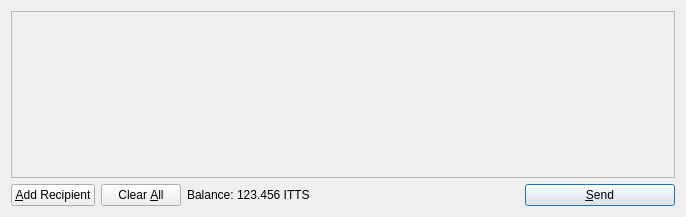
<?xml version="1.0" encoding="UTF-8"?>
<ui version="4.0">
 <class>SendCoinsDialog</class>
 <widget class="QDialog" name="SendCoinsDialog">
  <property name="geometry">
   <rect>
    <x>0</x>
    <y>0</y>
    <width>686</width>
    <height>217</height>
   </rect>
  </property>
  <property name="windowTitle">
   <string>Send Coins</string>
  </property>
  <layout class="QVBoxLayout" name="verticalLayout">
   <item>
    <widget class="QScrollArea" name="scrollArea">
     <property name="widgetResizable">
      <bool>true</bool>
     </property>
     <widget class="QWidget" name="scrollAreaWidgetContents">
      <property name="geometry">
       <rect>
        <x>0</x>
        <y>0</y>
        <width>666</width>
        <height>165</height>
       </rect>
      </property>
      <layout class="QVBoxLayout" name="verticalLayout_2">
       <property name="margin">
        <number>0</number>
       </property>
       <item>
        <layout class="QVBoxLayout" name="entries">
         <property name="spacing">
          <number>6</number>
         </property>
        </layout>
       </item>
       <item>
        <spacer name="verticalSpacer">
         <property name="orientation">
          <enum>Qt::Vertical</enum>
         </property>
         <property name="sizeHint" stdset="0">
          <size>
           <width>20</width>
           <height>40</height>
          </size>
         </property>
        </spacer>
       </item>
      </layout>
     </widget>
    </widget>
   </item>
   <item>
    <layout class="QHBoxLayout" name="horizontalLayout">
     <item>
      <widget class="QPushButton" name="addButton">
       <property name="toolTip">
        <string>Send to multiple recipients at once</string>
       </property>
       <property name="text">
        <string>&amp;Add Recipient</string>
       </property>
       <property name="icon">
        <iconset resource="../bitcoin.qrc">
         <normaloff>:/icons/add</normaloff>:/icons/add</iconset>
       </property>
       <property name="autoDefault">
        <bool>false</bool>
       </property>
      </widget>
     </item>
     <item>
      <widget class="QPushButton" name="clearButton">
       <property name="sizePolicy">
        <sizepolicy hsizetype="Minimum" vsizetype="Fixed">
         <horstretch>0</horstretch>
         <verstretch>0</verstretch>
        </sizepolicy>
       </property>
       <property name="toolTip">
        <string>Remove all transaction fields</string>
       </property>
       <property name="text">
        <string>Clear &amp;All</string>
       </property>
       <property name="icon">
        <iconset resource="../bitcoin.qrc">
         <normaloff>:/icons/remove</normaloff>:/icons/remove</iconset>
       </property>
       <property name="autoRepeatDelay">
        <number>300</number>
       </property>
       <property name="autoDefault">
        <bool>false</bool>
       </property>
      </widget>
     </item>
     <item>
      <layout class="QHBoxLayout" name="horizontalLayout_2">
       <property name="spacing">
        <number>3</number>
       </property>
       <item>
        <widget class="QLabel" name="label">
         <property name="text">
          <string>Balance:</string>
         </property>
        </widget>
       </item>
       <item>
        <widget class="QLabel" name="labelBalance">
         <property name="cursor">
          <cursorShape>IBeamCursor</cursorShape>
         </property>
         <property name="text">
          <string>123.456 ITTS</string>
         </property>
         <property name="textInteractionFlags">
          <set>Qt::LinksAccessibleByMouse|Qt::TextSelectableByKeyboard|Qt::TextSelectableByMouse</set>
         </property>
        </widget>
       </item>
      </layout>
     </item>
     <item>
      <spacer name="horizontalSpacer">
       <property name="orientation">
        <enum>Qt::Horizontal</enum>
       </property>
       <property name="sizeHint" stdset="0">
        <size>
         <width>40</width>
         <height>20</height>
        </size>
       </property>
      </spacer>
     </item>
     <item>
      <widget class="QPushButton" name="sendButton">
       <property name="minimumSize">
        <size>
         <width>150</width>
         <height>0</height>
        </size>
       </property>
       <property name="toolTip">
        <string>Confirm the send action</string>
       </property>
       <property name="text">
        <string>&amp;Send</string>
       </property>
       <property name="icon">
        <iconset resource="../bitcoin.qrc">
         <normaloff>:/icons/send</normaloff>:/icons/send</iconset>
       </property>
       <property name="default">
        <bool>true</bool>
       </property>
      </widget>
     </item>
    </layout>
   </item>
  </layout>
 </widget>
 <resources>
  <include location="../bitcoin.qrc"/>
 </resources>
 <connections/>
</ui>
